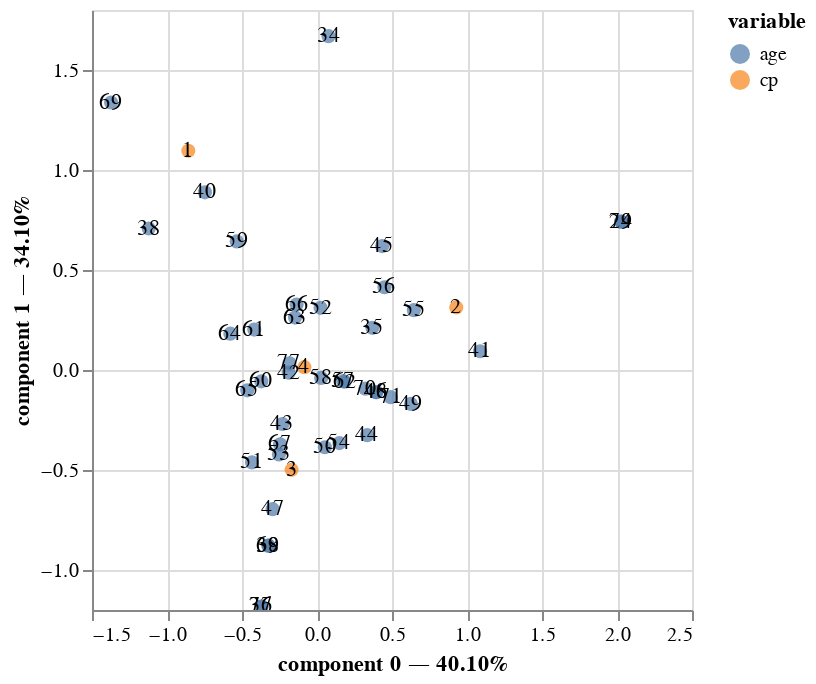

Notebook code for this chart:
### Code cell
ca.plot(ca_cp__contingancyTab,
        x_component = 0,#First component
        y_component = 1,#Second component
        show_row_markers=True,
        show_column_markers=True,#
        show_row_labels=True,
        show_column_labels=True

)

### Figure 1 — Vega-Lite specification as saved in the notebook (floating-point values rounded to 4 significant figures)
{"config": {"view": {"continuousWidth": 300, "continuousHeight": 300}}, "layer": [{"data": {"name": "data-226ea0df506d63139daf0775abf45dfa"}, "mark": {"type": "circle", "size": 50}, "encoding": {"color": {"field": "variable", "type": "nominal"}, "tooltip": [{"field": "variable", "type": "nominal"}, {"field": "value", "type": "nominal"}, {"field": "component 0", "type": "quantitative"}, {"field": "component 1", "type": "quantitative"}], "x": {"axis": {"title": "component 0 — 40.10%"}, "field": "component 0", "scale": {"zero": false}, "type": "quantitative"}, "y": {"axis": {"title": "component 1 — 34.10%"}, "field": "component 1", "scale": {"zero": false}, "type": "quantitative"}}, "name": "view_2"}, {"data": {"name": "data-226ea0df506d63139daf0775abf45dfa"}, "mark": {"type": "text"}, "encoding": {"text": {"field": "label", "type": "nominal"}, "x": {"axis": {"title": "component 0 — 40.10%"}, "field": "component 0", "scale": {"zero": false}, "type": "quantitative"}, "y": {"axis": {"title": "component 1 — 34.10%"}, "field": "component 1", "scale": {"zero": false}, "type": "quantitative"}}}, {"data": {"name": "data-6126c5f878185e0fd14879d7e208b6ad"}, "mark": {"type": "circle", "size": 50}, "encoding": {"color": {"field": "variable", "type": "nominal"}, "tooltip": [{"field": "variable", "type": "nominal"}, {"field": "value", "type": "nominal"}, {"field": "component 0", "type": "quantitative"}, {"field": "component 1", "type": "quantitative"}], "x": {"axis": {"title": "component 0 — 40.10%"}, "field": "component 0", "scale": {"zero": false}, "type": "quantitative"}, "y": {"axis": {"title": "component 1 — 34.10%"}, "field": "component 1", "scale": {"zero": false}, "type": "quantitative"}}}, {"data": {"name": "data-6126c5f878185e0fd14879d7e208b6ad"}, "mark": {"type": "text"}, "encoding": {"text": {"field": "label", "type": "nominal"}, "x": {"axis": {"title": "component 0 — 40.10%"}, "field": "component 0", "scale": {"zero": false}, "type": "quantitative"}, "y": {"axis": {"title": "component 1 — 34.10%"}, "field": "component 1", "scale": {"zero": false}, "type": "quantitative"}}}], "params": [{"name": "param_2", "select": {"type": "interval", "encodings": ["x", "y"]}, "bind": "scales", "views": ["view_2"]}], "$schema": "https://vega.github.io/schema/vega-lite/v5.20.1.json", "datasets": {"data-226ea0df506d63139daf0775abf45dfa": [{"component 0": -0.8579, "component 1": 1.096, "variable": "cp", "value": "1", "label": 1}, {"component 0": 0.9284, "component 1": 0.3131, "variable": "cp", "value": "2", "label": 2}, {"component 0": -0.1695, "component 1": -0.4992, "variable": "cp", "value": "3", "label": 3}, {"component 0": -0.08411, "component 1": 0.01427, "variable": "cp", "value": "4", "label": 4}], "data-6126c5f878185e0fd14879d7e208b6ad": [{"component 0": 2.028, "component 1": 0.7416, "variable": "age", "value": "29", "label": 29}, {"component 0": 0.07692, "component 1": 1.669, "variable": "age", "value": "34", "label": 34}, {"component 0": 0.3692, "component 1": 0.2107, "variable": "age", "value": "35", "label": 35}, {"component 0": -0.3701, "component 1": -1.182, "variable": "age", "value": "37", "label": 37}, {"component 0": -1.122, "component 1": 0.7074, "variable": "age", "value": "38", "label": 38}, {"component 0": -0.3235, "component 1": -0.8783, "variable": "age", "value": "39", "label": 39}, {"component 0": -0.7471, "component 1": 0.8882, "variable": "age", "value": "40", "label": 40}, {"component 0": 1.087, "component 1": 0.09366, "variable": "age", "value": "41", "label": 41}, {"component 0": -0.1885, "component 1": -0.01336, "variable": "age", "value": "42", "label": 42}, {"component 0": -0.2303, "component 1": -0.2702, "variable": "age", "value": "43", "label": 43}, {"component 0": 0.3347, "component 1": -0.3259, "variable": "age", "value": "44", "label": 44}, {"component 0": 0.4343, "component 1": 0.6196, "variable": "age", "value": "45", "label": 45}, {"component 0": 0.3949, "component 1": -0.1114, "variable": "age", "value": "46", "label": 46}, {"component 0": -0.2956, "component 1": -0.6959, "variable": "age", "value": "47", "label": 47}, {"component 0": 0.3949, "component 1": -0.1114, "variable": "age", "value": "48", "label": 48}, {"component 0": 0.6263, "component 1": -0.1695, "variable": "age", "value": "49", "label": 49}, {"component 0": 0.05231, "component 1": -0.3863, "variable": "age", "value": "50", "label": 50}, {"component 0": -0.4333, "component 1": -0.462, "variable": "age", "value": "51", "label": 51}, {"component 0": 0.02357, "component 1": 0.3108, "variable": "age", "value": "52", "label": 52}, {"component 0": -0.2536, "component 1": -0.4222, "variable": "age", "value": "53", "label": 53}, {"component 0": 0.1494, "component 1": -0.3655, "variable": "age", "value": "54", "label": 54}, {"component 0": 0.6456, "component 1": 0.2992, "variable": "age", "value": "55", "label": 55}, {"component 0": 0.4499, "component 1": 0.4136, "variable": "age", "value": "56", "label": 56}, {"component 0": 0.1736, "component 1": -0.0559, "variable": "age", "value": "57", "label": 57}, {"component 0": 0.02745, "component 1": -0.03957, "variable": "age", "value": "58", "label": 58}, {"component 0": -0.5353, "component 1": 0.643, "variable": "age", "value": "59", "label": 59}, {"component 0": -0.3712, "component 1": -0.05663, "variable": "age", "value": "60", "label": 60}, {"component 0": -0.4183, "component 1": 0.2022, "variable": "age", "value": "61", "label": 61}, {"component 0": 0.1845, "component 1": -0.05862, "variable": "age", "value": "62", "label": 62}, {"component 0": -0.1465, "component 1": 0.2621, "variable": "age", "value": "63", "label": 63}, {"component 0": -0.5777, "component 1": 0.1816, "variable": "age", "value": "64", "label": 64}, {"component 0": -0.4649, "component 1": -0.1018, "variable": "age", "value": "65", "label": 65}, {"component 0": -0.1359, "component 1": 0.3274, "variable": "age", "value": "66", "label": 66}, {"component 0": -0.2459, "component 1": -0.3716, "variable": "age", "value": "67", "label": 67}, {"component 0": -0.3235, "component 1": -0.8783, "variable": "age", "value": "68", "label": 68}, {"component 0": -1.373, "component 1": 1.337, "variable": "age", "value": "69", "label": 69}, {"component 0": 0.3225, "component 1": -0.09328, "variable": "age", "value": "70", "label": 70}, {"component 0": 0.4913, "component 1": -0.1356, "variable": "age", "value": "71", "label": 71}, {"component 0": 2.028, "component 1": 0.7416, "variable": "age", "value": "74", "label": 74}, {"component 0": -0.3701, "component 1": -1.182, "variable": "age", "value": "76", "label": 76}, {"component 0": -0.1837, "component 1": 0.03379, "variable": "age", "value": "77", "label": 77}]}}
